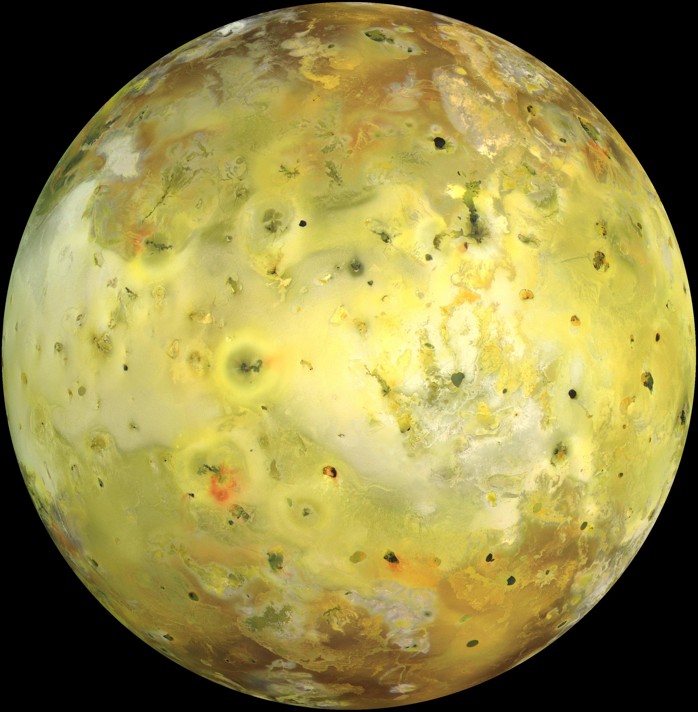
#> input picture module-3/clean_io_small.png, 698 x 712 px, found by its file name
$ python pixels.py
#> lines starting #> are read from the running program, lines starting #| are printed output that depends on the picture; long printed decimals are rounded
# pixels.py -- an image is an array (Pod 5).
# Run from the repository folder:  python module-3/pixels.py
import numpy as np
from matplotlib.pyplot import imread, imsave, imshow, show, axis

I = imread("module-3/clean_io_small.png")     # rows, columns, 3 colour channels; values 0.0 to 1.0
#> I is the input picture: shape (712, 698, 3) float32; mean R, G, B 0.581, 0.541, 0.281
J = I.copy()
J[20:40, 20:40, :] = 1  # white square
J[356, :, :] = 0  # black line at bottom
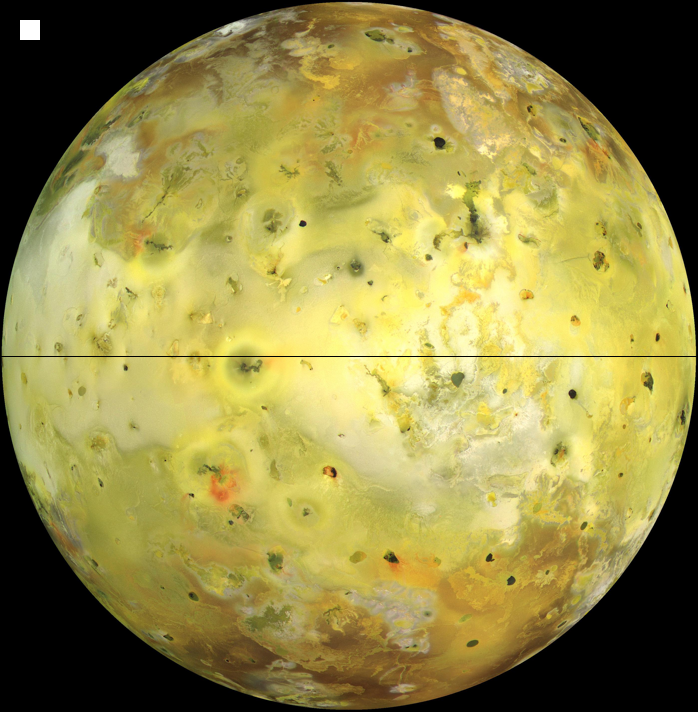
#> J: shape (712, 698, 3) float32; mean R, G, B 0.581, 0.54, 0.281
imsave("module-3/pixels.png", J)  # save modified image

N = 1-I #invert the image
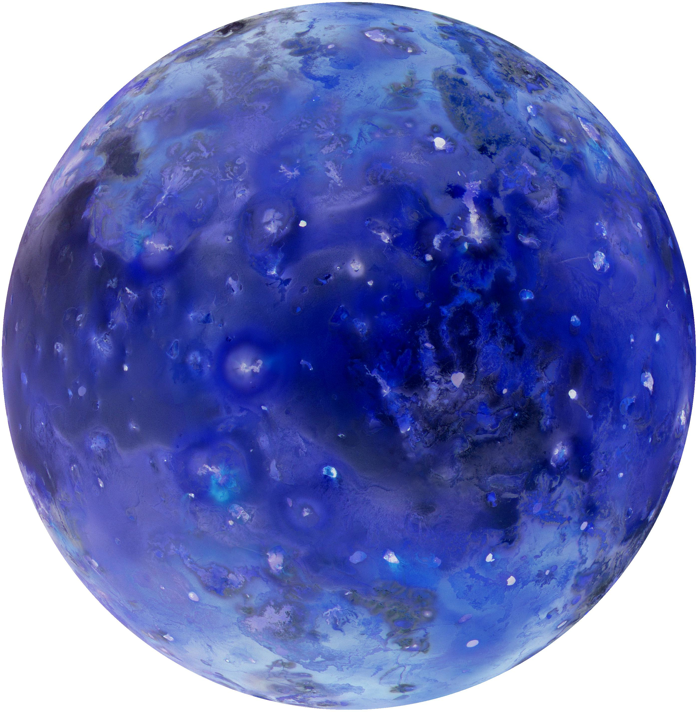
#> N: shape (712, 698, 3) float32; mean R, G, B 0.419, 0.459, 0.719
imsave("module-3/pixels_inverted.png", N)  # save modified image

K = I.copy()
ny, nx = I.shape[:2]  # number of rows, number of columns
#> ny = 712; nx = 698
y = np.arange(ny)[:, np.newaxis]  # row numbers as a column, shape (ny, 1)
#> y = 712 values from 0 to 711
x = np.arange(nx)[np.newaxis, :]  # column numbers as a row, shape (1, nx)
dist = np.sqrt((x - nx/2)**2 + (y - ny/2)**2)  # distance from centre, shape (ny, nx)
r = 250  # radius of the bright circle, in pixels

mask = dist > r  # create a mask for pixels outside the circle dist > r returns a boolean array of shape (ny, nx) with True for pixels outside the circle and False for pixels inside the circle

K[mask, :] *= .9  # darken pixels outside the circle
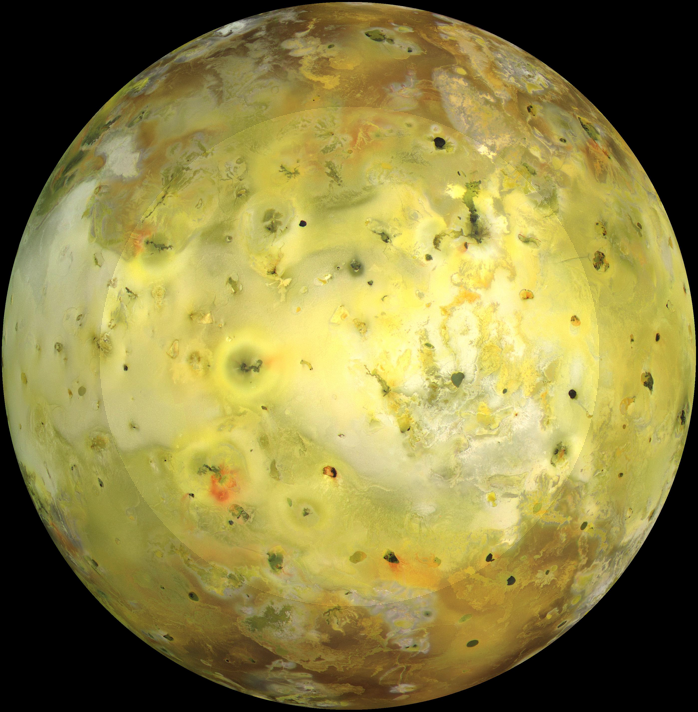
#> K: shape (712, 698, 3) float32; mean R, G, B 0.556, 0.518, 0.269

imsave("module-3/pixels_vignette.png", K)  # save modified image


if __name__ == "__main__":
    print("shape:", I.shape)
#| shape: (712, 698, 3)
    print(I.size)
#| 1490928
    print(I[0, 0])  # first pixel, top left
#| [0. 0. 0.]
    print(I[356, 349])  # last pixel, bottom right
#| [0.9922 0.9804 0.6078]

    # ask user if they want to open an image from the this script
    files = ["module-3/clean_io_small.png", "module-3/pixels.png",
             "module-3/pixels_inverted.png", "module-3/pixels_vignette.png"]  #images this script reads or saves
    while True:
        for i, name in enumerate(files, start=1):
            print(f"{i}. {name.split('/')[-1]}")  # show only the file name, not the folder
        choice = int(input("Which image do you want to print? "))
#> the answer given: 1
        imshow(imread(files[choice - 1]))  # choice - 1 because lists start at 0
        axis("off")  # hide the axes and tick numbers
        print("Close the image window to continue.")
        show()  # waits here until the window is closed
        again = input("Show another image? (Y/N) ")
#> the answer given: n
#> again = 'n'
        if again.strip().upper() != "Y":  # anything but Y or y ends the loop
            break
